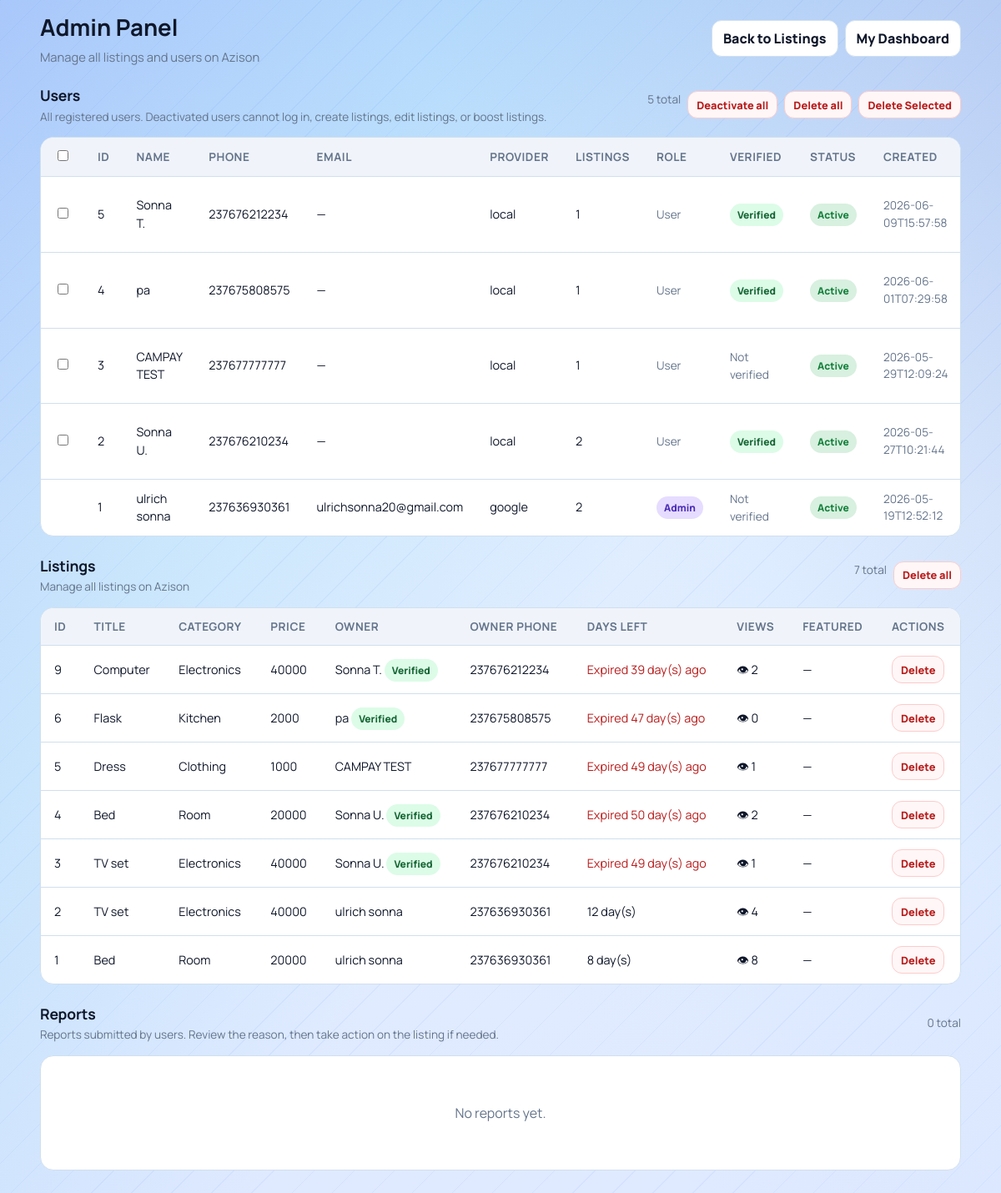
The page /admin (signed in) on the database as committed earlier.
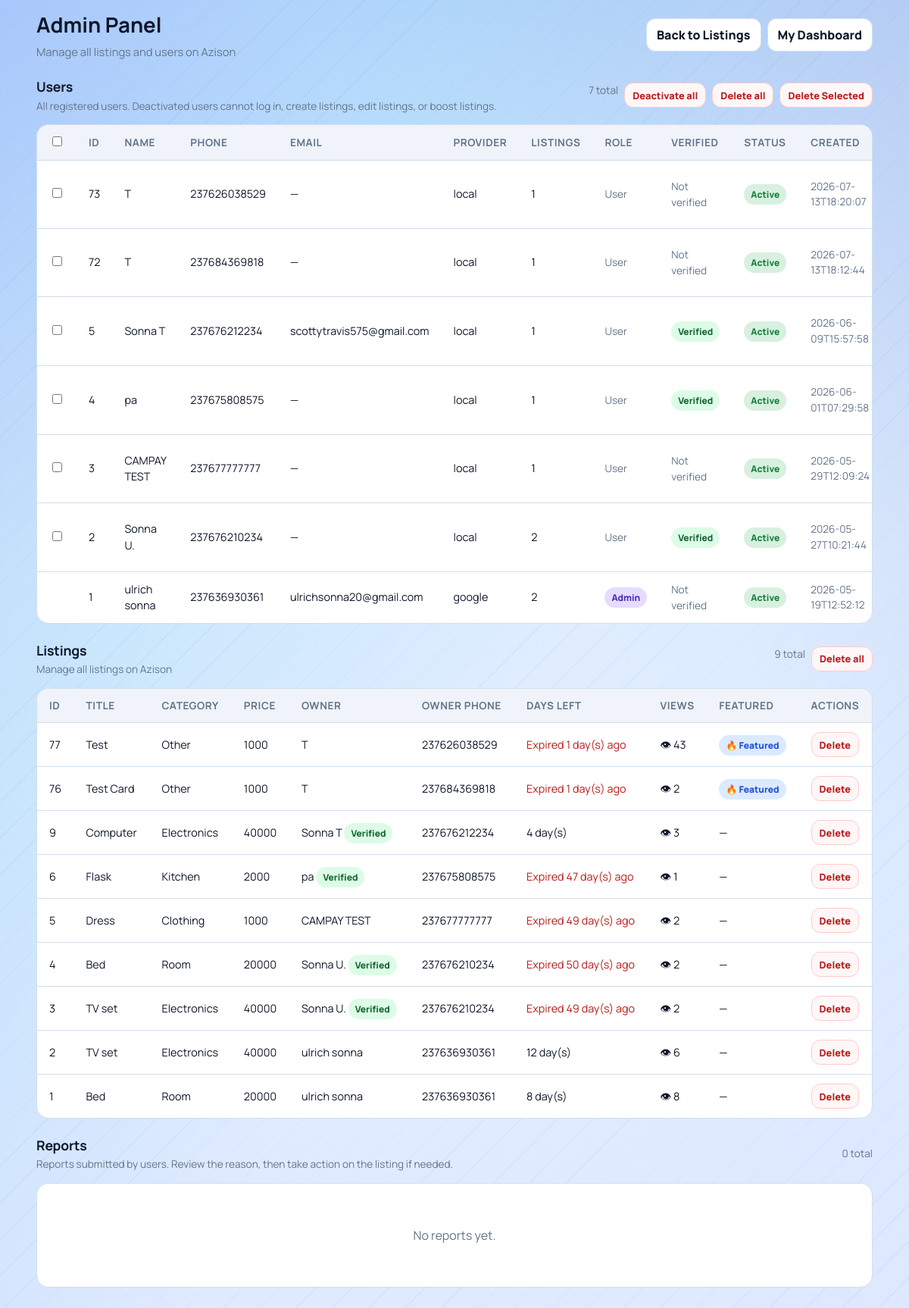
The same page on the database as committed later.
### tables this page shows
CREATE TABLE users(
            id INTEGER PRIMARY KEY AUTOINCREMENT,
            full_name TEXT NOT NULL,
            phone TEXT NOT NULL UNIQUE,
            password_hash TEXT NOT NULL,
            email TEXT,
            google_sub TEXT,
            auth_provider TEXT NOT NULL DEFAULT 'local',
            created_at TEXT NOT NULL
        , is_admin INTEGER DEFAULT 0, is_active INTEGER DEFAULT 1, is_verified INTEGER DEFAULT 0);

CREATE TABLE listings(
            id INTEGER PRIMARY KEY AUTOINCREMENT,
            title TEXT,
            price TEXT,
            category TEXT,
            phone TEXT,
            owner_phone TEXT,
            leave_date TEXT,
            description TEXT,
            image TEXT,
            is_featured INTEGER DEFAULT 0
        , view_count INTEGER DEFAULT 0);

### app.py (the view, shortened to what this page needs)
@app.route("/admin")
@admin_required
def admin_panel():
    conn = get_db()
    cursor = conn.cursor()
    ensure_user_verified_column(cursor)
    conn.commit()
    cursor.execute(
        """
        SELECT l.*, u.full_name as owner_name, u.is_verified as owner_is_verified
        FROM listings l
        LEFT JOIN users u ON u.phone = l.owner_phone
        ORDER BY l.id DESC
        """
    )
    rows = cursor.fetchall()
    cursor.execute(
        """
        SELECT u.id, u.full_name, u.phone, u.email, u.auth_provider, u.is_admin, u.is_active, u.is_verified, u.created_at,
               (SELECT COUNT(*) FROM listings l WHERE l.owner_phone = u.phone) AS listing_count
        FROM users u
        ORDER BY u.is_active ASC, u.id DESC
        """
    )
    user_rows = cursor.fetchall()
    cursor.execute(
        """
        SELECT r.id, r.listing_id, r.reporter_user_id, r.reason, r.comment, r.created_at,
               l.title AS listing_title, l.category AS listing_category,
               u.full_name AS reporter_name, u.phone AS reporter_phone, u.email AS reporter_email
        FROM reports r
        LEFT JOIN listings l ON l.id = r.listing_id
        LEFT JOIN users u ON u.id = r.reporter_user_id
        ORDER BY r.id DESC
        """
    )
    report_rows = cursor.fetchall()
    conn.close()
    today = current_date()
    listings = []
    for row in rows:
        leave_date = datetime.strptime(row["leave_date"], "%Y-%m-%d").date()
        days_left = (leave_date - today).days
        is_expired = days_left < 0
        is_soon = 0 <= days_left <= 3
        listings.append(
            {
                "id": row["id"],
                "title": row["title"],
                "price": row["price"],
                "category": row["category"],
                "phone": row["phone"],
                "owner_phone": row["owner_phone"] or "",
                "owner_name": row["owner_name"] or "Unknown",
                "owner_is_verified": bool(row_value(row, "owner_is_verified", 0) == 1),
                "leave_date": row["leave_date"],
                "description": row["description"] or "",
                "image": row["image"],
                "is_featured": row["is_featured"],
                "view_count": row["view_count"],
                "days_left": days_left,
                "is_expired": is_expired,
                "is_soon": is_soon,
            }
        )
    users = []
    for user_row in user_rows:
        users.append(
            {
                "id": user_row["id"],
                "full_name": user_row["full_name"] or "",
                "phone": user_row["phone"] or "",
                "email": user_row["email"] or "",
                "auth_provider": user_row["auth_provider"] or "local",
                "is_admin": bool(user_row["is_admin"] == 1),
                "is_active": bool(user_row["is_active"] == 1),
                "is_verified": bool(row_value(user_row, "is_verified", 0) == 1),
                "created_at": user_row["created_at"] or "",
                "listing_count": user_row["listing_count"] or 0,
            }
        )
    reports = []
    return render_template("admin.html", listings=listings, users=users, reports=reports)

### app.py (called while the page is built)
def env_flag(name):
    return os.getenv(name, "").strip().lower() in {"1", "true", "yes", "on"}

def get_db():
    if USE_POSTGRES:
        if psycopg2 is None:
            raise RuntimeError("DATABASE_URL is set but psycopg2 is not installed.")
        return PostgresConnection(psycopg2.connect(normalize_database_url(DATABASE_URL)))
    conn = sqlite3.connect(SQLITE_DATABASE_PATH)
    conn.row_factory = sqlite3.Row
    return conn

def normalize_phone(raw_phone):
    if not raw_phone:
        return ""
    phone = re.sub(r"\D", "", raw_phone)
    if phone.startswith("00"):
        phone = phone[2:]
    national_number = ""
    if phone.startswith("237") and len(phone) == 12:
        national_number = phone[3:]
    elif len(phone) == 10 and phone.startswith("0"):
        national_number = phone[1:]
    elif len(phone) == 9:
        national_number = phone
    else:
        return ""
    if len(national_number) != 9 or national_number[0] not in {"2", "6"}:
        return ""
    phone = "237" + national_number
    return phone

def current_date():
    return datetime.today().date()

### templates/admin.html (shortened to what the changed rows need)
<!DOCTYPE html>
<html lang="en">
<head>
    <link rel="stylesheet" href="{{ url_for('static', filename='css/marketplace.css') }}">
</head>
<body>
    <main class="page">
        <section class="topbar">
            <div class="title-wrap">
                <h1>Admin Panel</h1>
            </div>
        </section>
        <section class="section-heading">
            <div>
                <h2>Users</h2>
            </div>
            <div class="actions" style="gap: 8px;">
                <span class="muted-text">{% if users %}{{ users|length }} total{% else %}0 total{% endif %}</span>
                {% if users %}
                    <form method="POST" action="{{ url_for('admin_deactivate_all_users') }}" onsubmit="return confirm('Deactivate ALL non-admin users? You can re-activate them later from this page.');" style="display:inline; margin: 0;">
                        <button class="danger-btn" type="submit">Deactivate all</button>
                    </form>
                    <button type="button" class="danger-btn" onclick="confirmDeleteAllUsers();">Delete all</button>
                    <button type="button" class="danger-btn" id="bulk-delete-users-btn" onclick="confirmBulkDeleteUsers();" disabled>Delete Selected</button>
                {% endif %}
            </div>
        </section>
        <section class="table-container">
            {% if users %}
                <table>
                    <thead>
                        <tr>
                            <th><input type="checkbox" id="select-all-users" onchange="toggleAllUserCheckboxes(this);"></th>
                            <th>ID</th>
                            <th>Name</th>
                            <th>Phone</th>
                            <th>Email</th>
                            <th>Provider</th>
                            <th>Listings</th>
                            <th>Role</th>
                            <th>Verified</th>
                            <th>Status</th>
                            <th>Created</th>
                        </tr>
                    </thead>
                    <tbody>
                        {% for u in users %}
                        <tr>
                            <td>
                                {% if not u['is_admin'] and not (current_user and current_user.get('id') == u['id']) %}
                                    <input form="bulk-delete-users-form" type="checkbox" name="user_ids" value="{{ u['id'] }}" class="user-checkbox" onchange="updateBulkDeleteButton();">
                                {% endif %}
                            </td>
                            <td>{{ u['id'] }}</td>
                            <td>{{ u['full_name'] }}</td>
                            <td>{{ u['phone'] }}</td>
                            <td>{{ u['email'] or '—' }}</td>
                            <td>{{ u['auth_provider'] }}</td>
                            <td>{{ u['listing_count'] }}</td>
                            <td>
                                {% if u['is_admin'] %}
                                    <span class="badge admin">Admin</span>
                                {% else %}
                                    <span class="muted-text">User</span>
                                {% endif %}
                            </td>
                            <td>
                                {% if u['is_verified'] %}
                                    <span class="badge verified">Verified</span>
                                {% else %}
                                    <span class="muted-text">Not verified</span>
                                {% endif %}
                            </td>
                            <td>
                                {% if u['is_active'] %}
                                    <span class="badge active">Active</span>
                                {% else %}
                                    <span class="badge deactivated">Deactivated</span>
                                {% endif %}
                            </td>
                            <td class="muted-text">{{ u['created_at'] }}</td>
                        </tr>
                        {% endfor %}
                    </tbody>
                </table>
            {% else %}
                <div class="empty">
                    <p>No users found.</p>
                </div>
            {% endif %}
        </section>
        <section class="section-heading">
            <div>
                <h2>Listings</h2>
            </div>
            <div class="actions" style="gap: 8px;">
                <span class="muted-text">{% if listings %}{{ listings|length }} total{% else %}0 total{% endif %}</span>
                {% if listings %}
                    <button type="button" class="danger-btn" onclick="confirmDeleteAllListings();">Delete all</button>
                {% endif %}
            </div>
        </section>
        <section class="table-container">
            {% if listings %}
                <table>
                    <thead>
                        <tr>
                            <th>ID</th>
                            <th>Title</th>
                            <th>Category</th>
                            <th>Price</th>
                            <th>Owner</th>
                            <th>Owner Phone</th>
                            <th>Days Left</th>
                            <th>Views</th>
                            <th>Featured</th>
                            <th>Actions</th>
                        </tr>
                    </thead>
                    <tbody>
                        {% for item in listings %}
                        <tr>
                            <td>{{ item['id'] }}</td>
                            <td>{{ item['title'] }}</td>
                            <td>{{ item['category'] }}</td>
                            <td>{{ item['price'] }}</td>
                            <td>
                                {{ item['owner_name'] }}
                                {% if item['owner_is_verified'] %}
                                    <span class="badge verified">Verified</span>
                                {% endif %}
                            </td>
                            <td>{{ item['owner_phone'] }}</td>
                            <td>
                                {% if item['is_expired'] %}
                                    <span style="color: var(--danger);">Expired {{ item['days_left'] * -1 }} day(s) ago</span>
                                {% elif item['is_soon'] %}
                                    <span class="deadline soon">⚡ {{ item['days_left'] }} day(s)</span>
                                {% else %}
                                    {{ item['days_left'] }} day(s)
                                {% endif %}
                            </td>
                            <td>👁 {{ item['view_count'] or 0 }}</td>
                            <td>
                                {% if item['is_featured'] == 1 %}
                                    <span class="badge featured">🔥 Featured</span>
                                {% else %}
                                    —
                                {% endif %}
                            </td>
                            <td>
                                <form method="POST" action="{{ url_for('admin_delete_listing', id=item['id']) }}" onsubmit="return confirm('Are you sure you want to delete this listing?');">
                                    <button class="danger-btn" type="submit">Delete</button>
                                </form>
                            </td>
                        </tr>
                        {% endfor %}
                    </tbody>
                </table>
            {% else %}
                <div class="empty">
                    <p>No listings found.</p>
                </div>
            {% endif %}
        </section>
        <section class="section-heading">
            <div>
                <h2>Reports</h2>
            </div>
        </section>
    </main>
</body>
</html>

Rows that differ between the two databases and show on the page:
added users: id "73", full_name "T", phone "237626038529", u "—", auth_provider "local", listing_count "1", is_admin "User", is_verified "Not verified", shows "Active", created_at "2026-07-13T18:20:07"
added users: id "72", full_name "T", phone "237684369818", u "—", auth_provider "local", listing_count "1", is_admin "User", is_verified "Not verified", shows "Active", created_at "2026-07-13T18:12:44"
changed users id 5: full_name "Sonna T." → "Sonna T"; email "—" → "scottytravis575@gmail.com"
added listings: id "77", title "Test", category "Other", price "1000", owner_name "T", owner_phone "237626038529", is_featured "1", view_count "43", shows "🔥 Featured"
added listings: id "76", title "Test Card", category "Other", price "1000", owner_name "T", owner_phone "237684369818", is_featured "1", view_count "2", shows "🔥 Featured"
changed listings "Computer": owner_name "Sonna T." → "Sonna T"; days_left (not shown) → "4"; view_count "2" → "3"; item "39" → (not shown); text "Expired day(s) ago" → "day(s)"
changed listings "Flask": view_count "0" → "1"
changed listings "Dress": view_count "1" → "2"
changed listings id 3: view_count "1" → "2"
changed listings id 2: view_count "4" → "6"
Other text that changed with them:
{{ users|length }}: "5" → "7"
{{ listings|length }}: "7" → "9"
